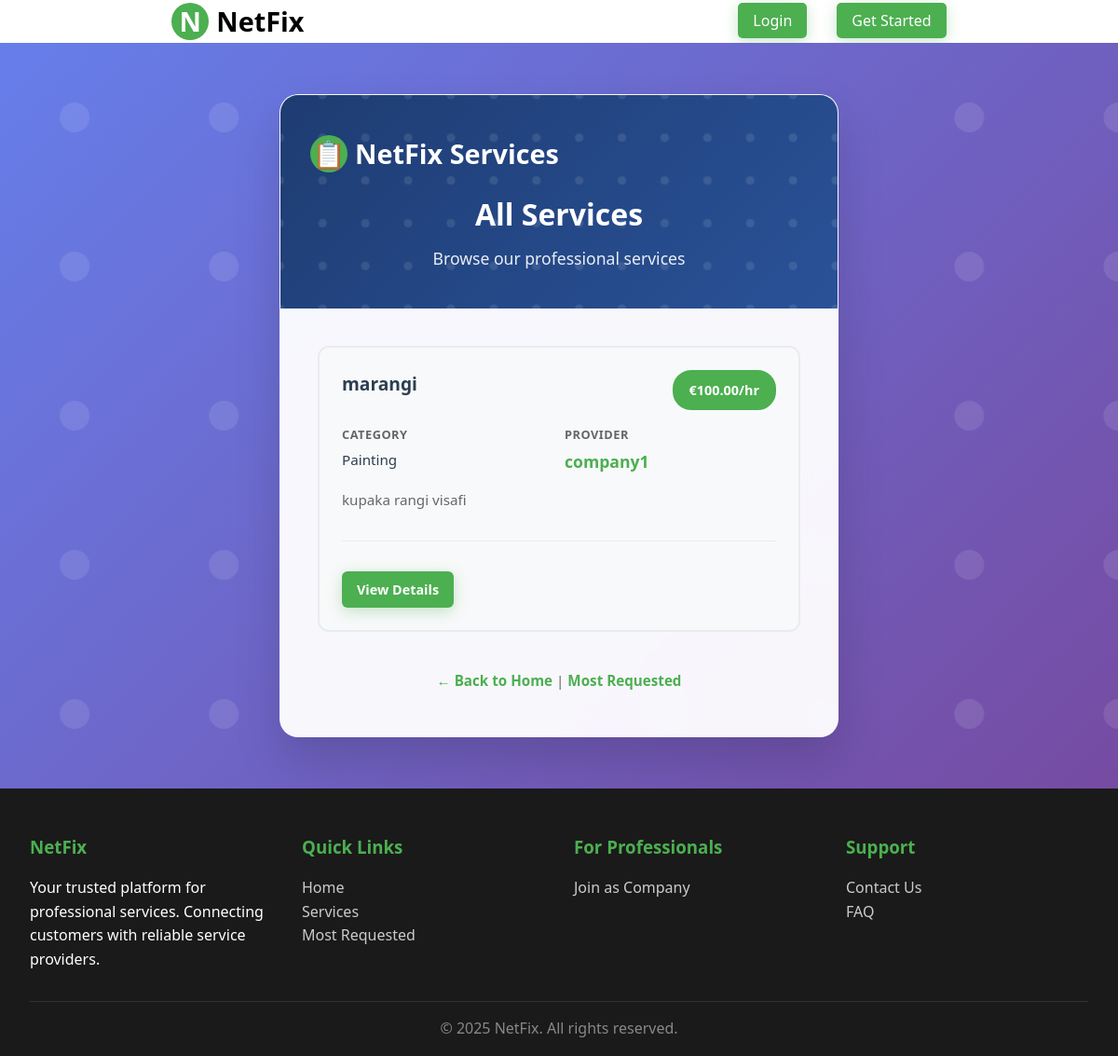
Page /services/ on the committed database.
### services/models.py (models this page shows, shortened)
class Service(models.Model):
    company = models.ForeignKey(Company, on_delete=models.CASCADE, related_name='services')
    name = models.CharField(max_length=40)
    description = models.TextField()
    price_per_hour = models.DecimalField(
        decimal_places=2,
        max_digits=10,
        validators=[MinValueValidator(0)],
        default=0.00
    )
    field = models.CharField(max_length=30, blank=False, null=False, choices=SERVICE_FIELD_CHOICES)
    created_date = models.DateTimeField(auto_now_add=True, null=False)

### users/models.py (models this page shows, shortened)
class Company(models.Model):
    user = models.OneToOneField(
        User, on_delete=models.CASCADE, primary_key=True, related_name='company_profile')
    field = models.CharField(max_length=70, choices=(
        ('Air Conditioner', 'Air Conditioner'),
        ('All in One', 'All in One'),
        ('Carpentry', 'Carpentry'),
        ('Electricity', 'Electricity'),
        ('Gardening', 'Gardening'),
        ('Home Machines', 'Home Machines'),
        ('Housekeeping', 'Housekeeping'),
        ('Interior Design', 'Interior Design'),
        ('Locks', 'Locks'),
        ('Painting', 'Painting'),
        ('Plumbing', 'Plumbing'),
        ('Water Heaters', 'Water Heaters')
    ), blank=False, null=False)
    rating = models.IntegerField(
        validators=[MaxValueValidator(5), MinValueValidator(0)], default=0)

class User(AbstractUser):
    email = models.EmailField(unique=True)
    username = models.CharField(max_length=150, unique=True)
    is_company = models.BooleanField(default=False)
    is_customer = models.BooleanField(default=False)
    USERNAME_FIELD = 'email'
    REQUIRED_FIELDS = ['username']

### services/views.py (the view)
# urls.py: path('', views.service_list, name='services_list'),
def service_list(request):
    try:
        services = Service.objects.all().order_by('-created_date')
        return render(request, 'services/list.html', {'services': services})
    except Exception as e:
        messages.error(request, 'Unable to load services. Please try again later.')
        return render(request, 'services/list.html', {'services': [], 'error': str(e)})

### services/templates/services/list.html (shortened to what this page needs)
{% extends 'main/base.html' %}
{% load static %}
{% block content %}
<link rel="stylesheet" href="{% static 'css/registration.css' %}">
<div class="registration-page">
    <div class="register-container services-list-container">
        <div class="register-header">
            <div class="logo">
                <div class="logo-icon">📋</div>
                <span>NetFix Services</span>
            </div>
            <h1 class="register-title">{% if page_title %}{{ page_title }}{% else %}All Services{% endif %}</h1>
            <p class="register-subtitle">Browse our professional services</p>
        </div>
        <div class="register-form">
            {% if services %}
                <div class="services-grid">
                    {% for service in services %}
                        <div class="service-card-modal">
                            <div class="service-card-header">
                                <h3 class="service-name">{{ service.name }}</h3>
                                <div class="service-price">€{{ service.price_per_hour }}/hr</div>
                            </div>
                            <div class="service-info-grid">
                                <div class="service-info-item">
                                    <span class="info-label">Category</span>
                                    <span class="info-value">{{ service.field }}</span>
                                </div>
                                <div class="service-info-item">
                                    <span class="info-label">Provider</span>
                                    <span class="info-value">
                                        <a href="{% url 'users:company_profile' service.company.user.id %}" class="provider-link">
                                            {{ service.company.user.username }}
                                        </a>
                                    </span>
                                </div>
                            </div>
                            <div class="service-description">
                                <p>{{ service.description|truncatewords:20 }}</p>
                            </div>
                            <div class="service-actions">
                                <a href="{% url 'services:service_detail' service.id %}" class="btn-primary btn-small">
                                    View Details
                                </a>
                            </div>
                        </div>
                    {% endfor %}
                </div>
            {% endif %}
            <div class="login-link">
                <a href="{% url 'main:home' %}">← Back to Home</a>
                {% if not page_title %}
                    | <a href="{% url 'services:most_requested' %}">Most Requested</a>
                {% endif %}
            </div>
        </div>
    </div>
</div>
{% endblock %}

### static/css/style.css (style rules this page uses)
* { margin: 0; padding: 0; box-sizing: border-box; }
body { font-family: 'Segoe UI', Tahoma, Geneva, Verdana, sans-serif; line-height: 1.6; overflow-x: hidden; }
.logo { display: flex; align-items: center; gap: 0.5rem; font-size: 1.8rem; font-weight: bold; }
.logo-icon { width: 40px; height: 40px; background: #4CAF50; border-radius: 50%; display: flex; align-items: center; justify-content: center; color: white; font-weight: bold; }
.btn-primary { background: #4CAF50; color: white; padding: 1rem 2rem; border: none; border-radius: 5px; text-decoration: none; font-weight: bold; font-size: 1.1rem; transition: all 0.3s ease; box-shadow: 0 4px 15px rgba(76, 175, 80, 0.3); }
.services-grid { display: grid; grid-template-columns: repeat(auto-fit, minmax(350px, 1fr)); gap: 2rem; }
.service-description { color: #666; line-height: 1.6; margin-bottom: 1.5rem; }
html, body { height: 100%; margin: 0; padding: 0; }
body { display: flex; flex-direction: column; min-height: 100vh; }
.registration-page { background: linear-gradient(135deg, #667eea 0%, #764ba2 100%); min-height: 100vh; display: flex; align-items: center; justify-content: center; padding: 2rem 0; position: relative; overflow: hidden; flex: 1; }
.registration-page::before { content: ''; position: absolute; top: 0; left: 0; right: 0; bottom: 0; animation: float 20s ease-in-out infinite; }
.register-container { background: rgba(255, 255, 255, 0.95); backdrop-filter: blur(20px); border-radius: 20px; box-shadow: 0 25px 50px rgba(0, 0, 0, 0.15); width: 100%; max-width: 500px; margin: 0 auto; overflow: hidden; position: relative; z-index: 2; border: 1px solid rgba(255, 255, 255, 0.2); }
.register-header { background: linear-gradient(135deg, #1e3c72 0%, #2a5298 100%); color: white; padding: 2.5rem 2rem; text-align: center; position: relative; overflow: hidden; }
.register-header::before { content: ''; position: absolute; top: -50%; left: -50%; width: 200%; height: 200%; animation: float 20s ease-in-out infinite; }
.register-header .logo { margin-bottom: 1rem; position: relative; z-index: 2; }
.register-title { font-size: 2rem; margin-bottom: 0.5rem; position: relative; z-index: 2; font-weight: 700; }
.register-subtitle { opacity: 0.9; position: relative; z-index: 2; font-size: 1.1rem; }
.register-form { padding: 2.5rem; width: 100%; box-sizing: border-box; }
.login-link { text-align: center; margin-top: 2rem; color: #666; font-size: 0.95rem; }
.login-link a { color: #4CAF50; text-decoration: none; font-weight: 600; transition: all 0.3s ease; }
.service-name { font-size: 2.5rem; font-weight: bold; color: #2c3e50; margin: 0; flex: 1; }
.service-price { font-size: 2rem; font-weight: bold; color: #4CAF50; background: rgba(76, 175, 80, 0.1); padding: 0.5rem 1rem; border-radius: 10px; border: 2px solid #4CAF50; }
.provider-link { color: #4CAF50; text-decoration: none; font-weight: bold; font-size: 1.1rem; transition: color 0.3s ease; }
.service-description { margin-bottom: 2rem; }
.service-description p { color: #666; line-height: 1.8; font-size: 1.1rem; margin-bottom: 1rem; }
.service-actions { display: flex; gap: 1rem; justify-content: center; margin-top: 2rem; padding-top: 2rem; border-top: 1px solid #e9ecef; }

### rows in the picture
Service: name "marangi", price_per_hour "100.00", field "Painting", company.user.username "company1", description "kupaka rangi visafi"
